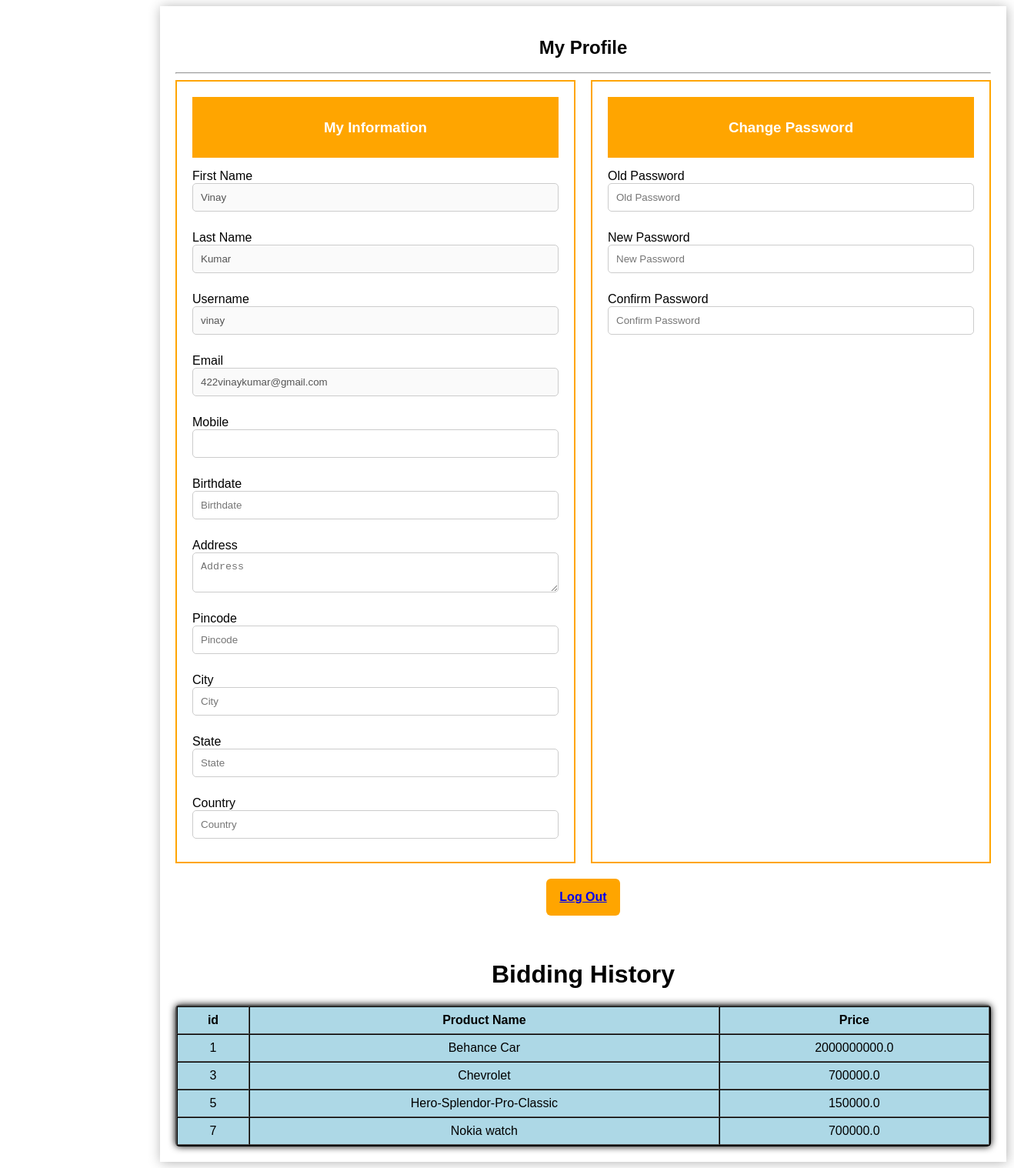
The app's page /profile (signed in) with its own data.
### app.py (models this page shows, shortened)
class User(db.Model):
    id=db.Column(db.Integer,primary_key=True)
    firstname=db.Column(db.String(20),nullable=False)
    lastname=db.Column(db.String(15),nullable=False)
    username=db.Column(db.String(20),nullable=False)
    password=db.Column(db.String(20),nullable=False)
    email=db.Column(db.String(50),unique=True,nullable=False)
    phone=db.Column(db.String,nullable=True)

class Product(db.Model):
    id = db.Column(db.Integer, primary_key=True)
    product_name = db.Column(db.String(100), nullable=False)
    price = db.Column(db.Float,nullable=False)
    estimated_price = db.Column(db.Float, nullable=False)
    start_from = db.Column(db.Date, nullable=False)
    ends_on = db.Column(db.Date, nullable=False)
    file_path = db.Column(db.String(100),nullable=False)
    description = db.Column(db.Text, nullable=False)
    upload_email = db.Column(db.String, nullable = True)
    bidder_email = db.Column(db.String, nullable = True)

### app.py (the view)
@app.route('/profile')
def profile():
    user = User.query.get(session['user_id'])
    email = user.email
    items = Product.query.filter_by(bidder_email=user.email).all()
    return render_template('profile.html' ,user = user, items=items)

### templates/profile.html (shortened to what this page needs)
<!DOCTYPE html>
<html lang="en">
<head>
</head>
<body>
    <div class="container">
        <h2>My Profile</h2>
        <hr>
        <div class="grid-container">
            <div class="section my_information">
                <div class="count1">
                    <h3>My Information</h3>
                </div>
                <label for="firstname">First Name
                    <input type="text" name="firstname" id="firstname" value={{user.firstname}} disabled>
                </label>
                <label for="lastname">Last Name
                    <input type="text" name="lastname" id="lastname"  value={{user.lastname}} disabled >
                </label>
                <label for="user_name">Username
                    <input type="text" name="user_name" id="user_name" value={{user.username}} disabled>
                </label>
                <label for="email">Email
                    <input type="email" name="email" id="email" value={{user.email}} disabled>
                </label>
                <label for="mobile">Mobile
                    <input type="text" name="mobile" id="mobile" maxlength="10">
                </label>
                <label for="DOB">Birthdate
                    <input type="text" name="DOB" id="DOB" placeholder="Birthdate">
                </label>
                <label for="address">Address
                    <textarea name="address" id="address" placeholder="Address"></textarea>
                </label>
                <label for="pincode">Pincode
                    <input type="number" name="pincode" id="pincode" min="110000" max="999999" placeholder="Pincode">
                </label>
                <label for="city">City
                    <input type="text" name="city" id="city" placeholder="City">
                </label>
                <label for="state">State
                    <input type="text" name="state" id="state" placeholder="State">
                </label>
                <label for="country">Country
                    <input type="text" name="country" id="country" placeholder="Country">
                </label>
            </div>
            <div class="section change_password">
                <div class="count1">
                    <h3>Change Password</h3>
                </div>
                <label for="old_password">Old Password
                    <input type="password" id="old_password" placeholder="Old Password">
                </label>
                <label for="new_password">New Password
                    <input type="password" id="new_password" placeholder="New Password">
                </label>
                <label for="confirm_password">Confirm Password
                    <input type="password" id="confirm_password" placeholder="Confirm Password">
                </label>
            </div>
        </div>
        <div class="logout">
            <button> <a href="/logout">Log Out</a></button>
        </div>
        <br>
        <br>
        <h1> Bidding History</h1>
        <table align="center" border="2px solid" cellpadding="8" cellspacing="0"
        style="width:100%; color:black;font-family: Arial, Helvetica, sans-serif;border-radius: 5px;border-color:black;box-shadow: 0 0 10px black;background-color: lightblue;">
            <tr>
            <th>id</th>
            <th>Product Name</th>
            <th>Price</th>
        </tr>
        {% for data in items %}
        <tr>
            <td>{{data.id}}</td>
            <td>{{data.product_name}}</td>
            <td>{{data. estimated_price}}</td>
        </tr>
        {% endfor %}
        </table>
    </div>
</body>
</html>

### templates/profile.html (style rules this page uses)
* { box-sizing: border-box; }
body { font-family: Arial, sans-serif; }
.container { display: flex; flex-direction: column; align-items: center; padding: 20px; margin-left: 200px; box-shadow: 1px 1px 15px rgba(0, 0, 0, 0.3); width: 1100px; }
h2 { margin-bottom: 10px; }
hr { width: 100%; }
.grid-container { display: grid; grid-template-columns: 1fr 1fr; gap: 20px; width: 100%; }
.section { border: 2px solid orange; padding: 20px; display: flex; flex-direction: column; gap: 15px; }
.count1 { background-color: orange; text-align: center; padding: 10px; color: white; font-weight: bold; }
.section input, .section textarea { width: 100%; padding: 10px; border: 1px solid #ccc; border-radius: 5px; }
.my_information label, .change_password label { display: flex; flex-direction: column; margin-bottom: 10px; }
.change_password input { width: 100%; }
.logout { margin-top: 20px; text-align: center; }
button { height: 3rem; width: 6rem; border: none; border-radius: 6px; background-color: orange; font-size: 12pt; font-weight: bold; cursor: pointer; }
th, td { text-align:center; }

### records on screen
User: firstname "Vinay", lastname "Kumar", user_name "vinay", email "422vinaykumar@gmail.com"
Product: id "1", product_name "Behance Car", estimated_price "2000000000.0"
Product: id "3", product_name "Chevrolet", estimated_price "700000.0"
Product: id "5", product_name "Hero-Splendor-Pro-Classic", estimated_price "150000.0"
Product: id "7", product_name "Nokia watch", estimated_price "700000.0"
